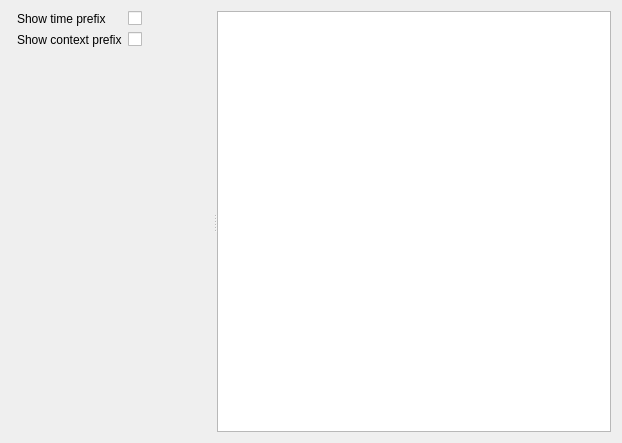
<?xml version="1.0" encoding="UTF-8"?>
<ui version="4.0">
 <class>LogWidget</class>
 <widget class="QWidget" name="LogWidget">
  <property name="geometry">
   <rect>
    <x>0</x>
    <y>0</y>
    <width>622</width>
    <height>443</height>
   </rect>
  </property>
  <property name="windowTitle">
   <string>Form</string>
  </property>
  <layout class="QGridLayout" name="gridLayout">
   <item row="0" column="0">
    <widget class="QSplitter" name="splitter">
     <property name="orientation">
      <enum>Qt::Horizontal</enum>
     </property>
     <widget class="QWidget" name="verticalLayoutWidget">
      <layout class="QVBoxLayout" name="Filter_Layout">
       <property name="sizeConstraint">
        <enum>QLayout::SetMaximumSize</enum>
       </property>
       <item>
        <layout class="QFormLayout" name="formLayout_2">
         <item row="0" column="1">
          <layout class="QFormLayout" name="formLayout_3">
           <item row="0" column="0">
            <widget class="QLabel" name="time_label">
             <property name="text">
              <string>Show time prefix</string>
             </property>
            </widget>
           </item>
           <item row="0" column="1">
            <widget class="QCheckBox" name="time_checkBox">
             <property name="text">
              <string/>
             </property>
            </widget>
           </item>
           <item row="1" column="0">
            <widget class="QLabel" name="context_label">
             <property name="text">
              <string>Show context prefix</string>
             </property>
            </widget>
           </item>
           <item row="1" column="1">
            <widget class="QCheckBox" name="context_checkBox">
             <property name="text">
              <string/>
             </property>
            </widget>
           </item>
          </layout>
         </item>
        </layout>
       </item>
      </layout>
     </widget>
     <widget class="QPlainTextEdit" name="TextEdit"/>
    </widget>
   </item>
  </layout>
 </widget>
 <resources/>
 <connections/>
</ui>
